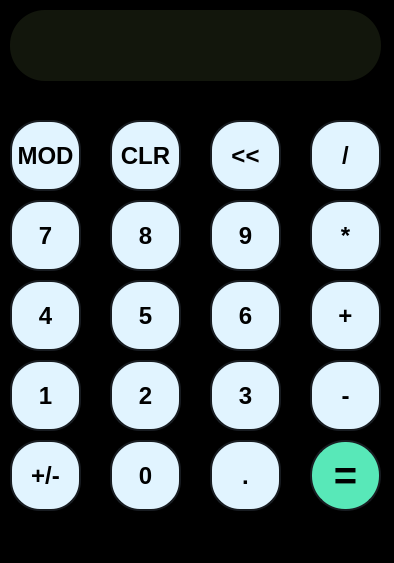
<?xml version="1.0" encoding="UTF-8"?>
<ui version="4.0">
 <class>MainWindow</class>
 <widget class="QMainWindow" name="MainWindow">
  <property name="geometry">
   <rect>
    <x>0</x>
    <y>0</y>
    <width>394</width>
    <height>563</height>
   </rect>
  </property>
  <property name="windowTitle">
   <string>Calculator</string>
  </property>
  <property name="styleSheet">
   <string notr="true">QWidget
{
	
	background-color: rgb(0, 0, 0);
	color: #ffffff;
	border-color: #181c21;

}
QPushButton
{
	background-color: #e1f4ff;
	color: #000000;
	border-style: solid;
	border-color: #181c21;
	border-width: 2px;
	border-radius: 30px;
	font-weight: bold;
	font-size: 24px;
	font-family: Arial;
}
QPushButton::hover
{
	background-color:  yellow;
}


QPushButton::pressed
{
	background-color: #ffffff;
}
QPushButton#equalButton
{
	background-color:#58e8b8;
	color: #000000;
	border-style: solid;
	border-color: #181c21;
	border-width: 2px;
	border-radius:35px;
	font-weight: bold;
	font-size: 40px;
	font-family: Arial;
}
QPushButton#equalButton::hover
{
	background-color: red;
}
QPushButton#equalButton::pressed
{
	
	background-color:white;
}
QLineEdit
{
	background-color: #12160c;
	color: rgb(255, 255, 255);
	border:transparent;
	border-radius:20px;
	border-bottom: 2px solid	#ffffff;
	border-left: 2px solid	#ffffff;
	padding: 3px;
}
QLabel
{
	background-color: #12160c;
	color: rgb(255, 255, 255);
	border:transparent;
	border-radius:35px;
	border-bottom: 2px solid	#ffffff;
	border-left: 2px solid	#ffffff;
	padding: 3px;
}</string>
  </property>
  <widget class="QWidget" name="centralwidget">
   <widget class="QPushButton" name="modButton">
    <property name="geometry">
     <rect>
      <x>10</x>
      <y>120</y>
      <width>71</width>
      <height>71</height>
     </rect>
    </property>
    <property name="text">
     <string>MOD</string>
    </property>
   </widget>
   <widget class="QPushButton" name="divideButton">
    <property name="geometry">
     <rect>
      <x>310</x>
      <y>120</y>
      <width>71</width>
      <height>71</height>
     </rect>
    </property>
    <property name="text">
     <string>/</string>
    </property>
   </widget>
   <widget class="QPushButton" name="eraseButton">
    <property name="geometry">
     <rect>
      <x>210</x>
      <y>120</y>
      <width>71</width>
      <height>71</height>
     </rect>
    </property>
    <property name="text">
     <string>&lt;&lt;</string>
    </property>
   </widget>
   <widget class="QPushButton" name="clearButton">
    <property name="geometry">
     <rect>
      <x>110</x>
      <y>120</y>
      <width>71</width>
      <height>71</height>
     </rect>
    </property>
    <property name="text">
     <string>CLR</string>
    </property>
   </widget>
   <widget class="QPushButton" name="eightButton">
    <property name="geometry">
     <rect>
      <x>110</x>
      <y>200</y>
      <width>71</width>
      <height>71</height>
     </rect>
    </property>
    <property name="text">
     <string>8</string>
    </property>
   </widget>
   <widget class="QPushButton" name="nineButton">
    <property name="geometry">
     <rect>
      <x>210</x>
      <y>200</y>
      <width>71</width>
      <height>71</height>
     </rect>
    </property>
    <property name="text">
     <string>9</string>
    </property>
   </widget>
   <widget class="QPushButton" name="multiplyButton">
    <property name="geometry">
     <rect>
      <x>310</x>
      <y>200</y>
      <width>71</width>
      <height>71</height>
     </rect>
    </property>
    <property name="text">
     <string>*</string>
    </property>
   </widget>
   <widget class="QPushButton" name="sevenButton">
    <property name="geometry">
     <rect>
      <x>10</x>
      <y>200</y>
      <width>71</width>
      <height>71</height>
     </rect>
    </property>
    <property name="text">
     <string>7</string>
    </property>
   </widget>
   <widget class="QPushButton" name="fiveButton">
    <property name="geometry">
     <rect>
      <x>110</x>
      <y>280</y>
      <width>71</width>
      <height>71</height>
     </rect>
    </property>
    <property name="text">
     <string>5</string>
    </property>
   </widget>
   <widget class="QPushButton" name="sixButton">
    <property name="geometry">
     <rect>
      <x>210</x>
      <y>280</y>
      <width>71</width>
      <height>71</height>
     </rect>
    </property>
    <property name="text">
     <string>6</string>
    </property>
   </widget>
   <widget class="QPushButton" name="plusButton">
    <property name="geometry">
     <rect>
      <x>310</x>
      <y>280</y>
      <width>71</width>
      <height>71</height>
     </rect>
    </property>
    <property name="text">
     <string>+</string>
    </property>
   </widget>
   <widget class="QPushButton" name="fourButton">
    <property name="geometry">
     <rect>
      <x>10</x>
      <y>280</y>
      <width>71</width>
      <height>71</height>
     </rect>
    </property>
    <property name="text">
     <string>4</string>
    </property>
   </widget>
   <widget class="QPushButton" name="twoButton">
    <property name="geometry">
     <rect>
      <x>110</x>
      <y>360</y>
      <width>71</width>
      <height>71</height>
     </rect>
    </property>
    <property name="text">
     <string>2</string>
    </property>
   </widget>
   <widget class="QPushButton" name="threeButton">
    <property name="geometry">
     <rect>
      <x>210</x>
      <y>360</y>
      <width>71</width>
      <height>71</height>
     </rect>
    </property>
    <property name="text">
     <string>3</string>
    </property>
   </widget>
   <widget class="QPushButton" name="minusButton">
    <property name="geometry">
     <rect>
      <x>310</x>
      <y>360</y>
      <width>71</width>
      <height>71</height>
     </rect>
    </property>
    <property name="text">
     <string>-</string>
    </property>
   </widget>
   <widget class="QPushButton" name="oneButton">
    <property name="geometry">
     <rect>
      <x>10</x>
      <y>360</y>
      <width>71</width>
      <height>71</height>
     </rect>
    </property>
    <property name="text">
     <string>1</string>
    </property>
   </widget>
   <widget class="QPushButton" name="zeroButton">
    <property name="geometry">
     <rect>
      <x>110</x>
      <y>440</y>
      <width>71</width>
      <height>71</height>
     </rect>
    </property>
    <property name="text">
     <string>0</string>
    </property>
   </widget>
   <widget class="QPushButton" name="decimalButton">
    <property name="geometry">
     <rect>
      <x>210</x>
      <y>440</y>
      <width>71</width>
      <height>71</height>
     </rect>
    </property>
    <property name="text">
     <string>.</string>
    </property>
   </widget>
   <widget class="QPushButton" name="equalButton">
    <property name="geometry">
     <rect>
      <x>310</x>
      <y>440</y>
      <width>71</width>
      <height>71</height>
     </rect>
    </property>
    <property name="styleSheet">
     <string notr="true"/>
    </property>
    <property name="text">
     <string>=</string>
    </property>
   </widget>
   <widget class="QPushButton" name="plusminusButton">
    <property name="geometry">
     <rect>
      <x>10</x>
      <y>440</y>
      <width>71</width>
      <height>71</height>
     </rect>
    </property>
    <property name="text">
     <string>+/-</string>
    </property>
   </widget>
   <widget class="QLabel" name="outputlabel">
    <property name="geometry">
     <rect>
      <x>10</x>
      <y>10</y>
      <width>371</width>
      <height>71</height>
     </rect>
    </property>
    <property name="font">
     <font>
      <family>Segoe UI Semibold</family>
      <pointsize>36</pointsize>
      <weight>75</weight>
      <italic>true</italic>
      <bold>true</bold>
      <underline>false</underline>
      <strikeout>false</strikeout>
     </font>
    </property>
    <property name="styleSheet">
     <string notr="true"/>
    </property>
    <property name="text">
     <string/>
    </property>
    <property name="pixmap">
     <pixmap>:/newPrefix/blacksmoke.jpg</pixmap>
    </property>
    <property name="scaledContents">
     <bool>false</bool>
    </property>
    <property name="alignment">
     <set>Qt::AlignRight|Qt::AlignTrailing|Qt::AlignVCenter</set>
    </property>
    <property name="wordWrap">
     <bool>false</bool>
    </property>
   </widget>
  </widget>
  <widget class="QStatusBar" name="statusbar"/>
  <widget class="QMenuBar" name="menubar">
   <property name="geometry">
    <rect>
     <x>0</x>
     <y>0</y>
     <width>394</width>
     <height>26</height>
    </rect>
   </property>
  </widget>
 </widget>
 <resources/>
 <connections/>
</ui>
